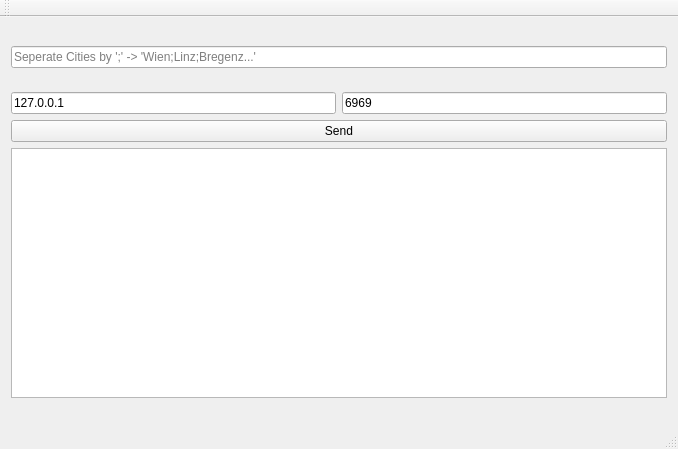
<?xml version="1.0" encoding="UTF-8"?>
<ui version="4.0">
 <class>MainWindow</class>
 <widget class="QMainWindow" name="MainWindow">
  <property name="geometry">
   <rect>
    <x>0</x>
    <y>0</y>
    <width>678</width>
    <height>449</height>
   </rect>
  </property>
  <property name="windowTitle">
   <string>MainWindow</string>
  </property>
  <widget class="QWidget" name="centralWidget">
   <layout class="QVBoxLayout" name="verticalLayout_2">
    <item>
     <widget class="QLineEdit" name="routeInput">
      <property name="text">
       <string/>
      </property>
      <property name="readOnly">
       <bool>false</bool>
      </property>
      <property name="placeholderText">
       <string>Seperate Cities by ';' -&gt; 'Wien;Linz;Bregenz...'</string>
      </property>
     </widget>
    </item>
    <item>
     <layout class="QVBoxLayout" name="verticalLayout">
      <item>
       <layout class="QHBoxLayout" name="horizontalLayout">
        <item>
         <widget class="QLineEdit" name="hostInput">
          <property name="text">
           <string>127.0.0.1</string>
          </property>
         </widget>
        </item>
        <item>
         <widget class="QLineEdit" name="portInput">
          <property name="text">
           <string>6969</string>
          </property>
         </widget>
        </item>
       </layout>
      </item>
      <item>
       <widget class="QPushButton" name="sendBtn">
        <property name="text">
         <string>Send</string>
        </property>
       </widget>
      </item>
      <item>
       <widget class="QTextEdit" name="messages">
        <property name="maximumSize">
         <size>
          <width>16777215</width>
          <height>250</height>
         </size>
        </property>
        <property name="readOnly">
         <bool>true</bool>
        </property>
        <property name="placeholderText">
         <string/>
        </property>
       </widget>
      </item>
     </layout>
    </item>
   </layout>
  </widget>
  <widget class="QMenuBar" name="menuBar">
   <property name="geometry">
    <rect>
     <x>0</x>
     <y>0</y>
     <width>678</width>
     <height>25</height>
    </rect>
   </property>
  </widget>
  <widget class="QToolBar" name="mainToolBar">
   <attribute name="toolBarArea">
    <enum>TopToolBarArea</enum>
   </attribute>
   <attribute name="toolBarBreak">
    <bool>false</bool>
   </attribute>
  </widget>
  <widget class="QStatusBar" name="statusBar"/>
 </widget>
 <layoutdefault spacing="6" margin="11"/>
 <resources/>
 <connections/>
</ui>
